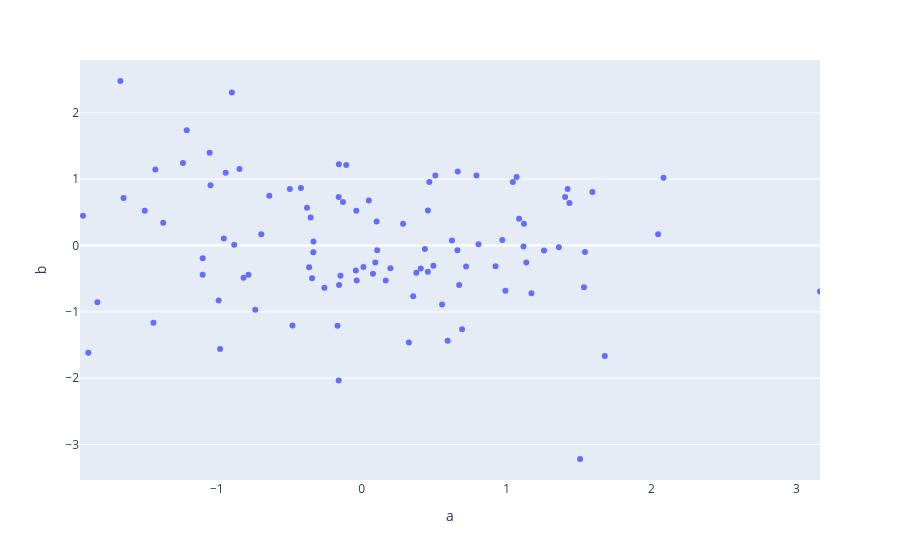

Notebook source saved alongside this figure:
### Code cell
import plotly.express as px
df = px.data.tips()
# Visualizing the spread of total_bill by day
fig = px.box(dataframe, x="a", y="b", points="all")
fig.show()
